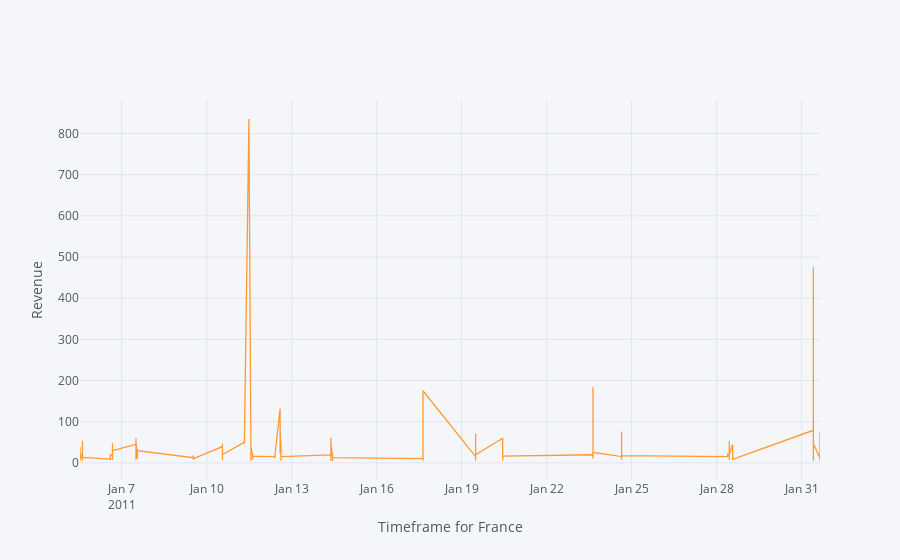

Notebook code for this chart:
### Markdown cell above
## 2. Create an interactive line chart showing quantity and revenue sold to France between January 1st and May 31st 2011.

### Code cell
data_france = data[(data.Country == 'France') & (data.InvoiceDate >= '2011-01-01 00:00:00')\
                   & (data.InvoiceDate <= '2011-02-1 00:00:00')].sort_values(by='InvoiceDate',ascending=False)

data_france.iplot(kind='line',x='InvoiceDate', xTitle='Timeframe for France', y='Revenue', yTitle='Revenue')

### Figure 1 — Plotly figure (JSON) as saved in the notebook; plotly's stock layout.template omitted (floating-point values rounded to 4 significant figures; data arrays with more than 128 entries replaced by an {"elided": "..."} marker saying what was removed)
{"data": [{"line": {"color": "rgba(255, 153, 51, 1.0)", "dash": "solid", "shape": "linear", "width": 1.3}, "mode": "lines", "name": "Revenue", "text": "", "type": "scatter", "uid": "544f1a67-9bab-474b-875c-a79cab30a19e", "x": {"elided": "636 str values"}, "y": {"elided": "636 float values"}}], "layout": {"legend": {"bgcolor": "#F5F6F9", "font": {"color": "#4D5663"}}, "paper_bgcolor": "#F5F6F9", "plot_bgcolor": "#F5F6F9", "title": {"font": {"color": "#4D5663"}}, "xaxis": {"gridcolor": "#E1E5ED", "showgrid": true, "tickfont": {"color": "#4D5663"}, "title": {"font": {"color": "#4D5663"}, "text": "Timeframe for France"}, "zerolinecolor": "#E1E5ED"}, "yaxis": {"gridcolor": "#E1E5ED", "showgrid": true, "tickfont": {"color": "#4D5663"}, "title": {"font": {"color": "#4D5663"}, "text": "Revenue"}, "zerolinecolor": "#E1E5ED"}}}
